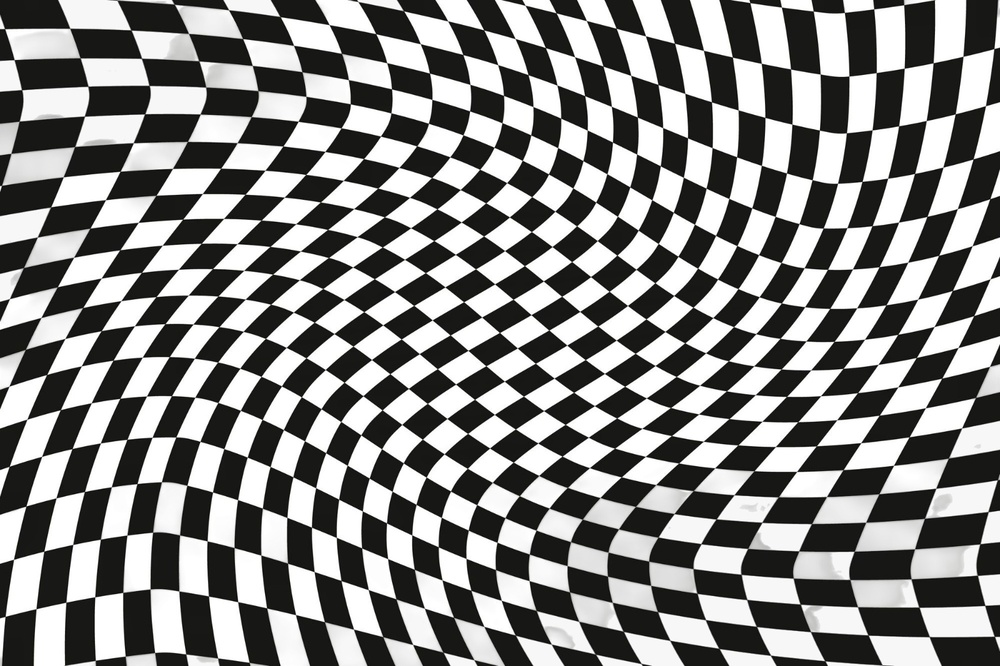
#> input picture gorsel.jpeg, 1000 x 666 px, shrunk from 1600 x 1066 before the run
$ python canny.py gorsel.jpeg
#> lines starting #> are read from the running program, lines starting #| are printed output that depends on the picture
import sys
import numpy as np
from PIL import Image


def to_grayscale(img):
    """RGB görüntüyü gri tonlamaya çevirir."""
    if img.ndim == 3:
        return 0.299 * img[..., 0] + 0.587 * img[..., 1] + 0.114 * img[..., 2]
    return img.astype(np.float64)


def convolve2d(image, kernel):
    """
    2B konvolüsyon.
    """
    kh, kw = kernel.shape
    ph, pw = kh // 2, kw // 2
    padded = np.pad(image, ((ph, ph), (pw, pw)), mode="edge")
    flipped = kernel[::-1, ::-1]
    out = np.zeros_like(image, dtype=np.float64)
    h, w = image.shape
    for i in range(kh):
        for j in range(kw):
            out += flipped[i, j] * padded[i:i + h, j:j + w]
    return out


# 1) Gürültü bastırma: 5x5 Gauss filtresi

def gaussian_kernel(size=5, sigma=1.4):
    """size x size boyutunda normalize edilmiş Gauss çekirdeği üretir."""
    ax = np.arange(size) - size // 2
    xx, yy = np.meshgrid(ax, ax)
    kernel = np.exp(-(xx ** 2 + yy ** 2) / (2.0 * sigma ** 2))
    return kernel / kernel.sum()


def gaussian_blur(image, size=5, sigma=1.4):
    """Görüntüyü 5x5 Gauss filtresiyle yumuşatır."""
    return convolve2d(image, gaussian_kernel(size, sigma))


# 2) Sobel ile gradyan hesaplama

def sobel_gradients(image):
    """
    Sobel filtreleriyle Gx, Gy hesaplar.

    """
    kx = np.array([[-1, 0, 1],
                   [-2, 0, 2],
                   [-1, 0, 1]], dtype=np.float64)
    ky = np.array([[-1, -2, -1],
                   [0, 0, 0],
                   [1, 2, 1]], dtype=np.float64)

    gx = convolve2d(image, kx)
    gy = convolve2d(image, ky)

    magnitude = np.hypot(gx, gy)
    direction = np.rad2deg(np.arctan2(gy, gx)) % 180  # 0-180 aralığı yeterli
    return magnitude, direction


# 3) Non-maximum suppression

def non_maximum_suppression(magnitude, direction):
    """
    Her pikseli gradyan yönündeki iki komşusuyla karşılaştırır.
    """
    h, w = magnitude.shape
    out = np.zeros_like(magnitude)
    padded = np.pad(magnitude, 1, mode="constant")

    for y in range(h):
        for x in range(w):
            angle = direction[y, x]
            py, px = y + 1, x + 1  # dolgulu görüntüdeki konum

            if angle < 22.5 or angle >= 157.5:        # 0°
                n1, n2 = padded[py, px - 1], padded[py, px + 1]
            elif angle < 67.5:                         # 45°
                n1, n2 = padded[py + 1, px - 1], padded[py - 1, px + 1]
            elif angle < 112.5:                        # 90°
                n1, n2 = padded[py - 1, px], padded[py + 1, px]
            else:                                      # 135°
                n1, n2 = padded[py - 1, px - 1], padded[py + 1, px + 1]

            if magnitude[y, x] >= n1 and magnitude[y, x] >= n2:
                out[y, x] = magnitude[y, x]
    return out


# 4) Hysteresis thresholding

def hysteresis_threshold(nms, low, high):
    """
    Çift eşikleme + bağlantı analizi.
    """
    h, w = nms.shape
    strong = nms >= high
    weak = (nms >= low) & ~strong

    edges = np.zeros((h, w), dtype=np.uint8)
    edges[strong] = 255

    stack = list(zip(*np.nonzero(strong)))
    while stack:
        y, x = stack.pop()
        for dy in (-1, 0, 1):
            for dx in (-1, 0, 1):
                ny, nx = y + dy, x + dx
                if 0 <= ny < h and 0 <= nx < w and weak[ny, nx] and edges[ny, nx] == 0:
                    edges[ny, nx] = 255
                    stack.append((ny, nx))
    return edges


# Tüm boru hattı

def canny(image, low_ratio=0.05, high_ratio=0.15, sigma=1.4):
    """
    Eşikler, maksimum gradyan şiddetinin oranı olarak verilir; böylece
    farklı görüntülerde aynı değerler makul çalışır.
    """
    gray = to_grayscale(image)
    blurred = gaussian_blur(gray, size=5, sigma=sigma)
    magnitude, direction = sobel_gradients(blurred)
    thin = non_maximum_suppression(magnitude, direction)

    max_val = thin.max() if thin.max() > 0 else 1.0
    edges = hysteresis_threshold(thin, low_ratio * max_val, high_ratio * max_val)
    return blurred, magnitude, thin, edges


def main():
    if len(sys.argv) < 2:
        print("Kullanım: python canny.py gorsel.jpg")
        sys.exit(1)

    img = np.array(Image.open(sys.argv[1]).convert("RGB"), dtype=np.float64)
    blurred, magnitude, thin, edges = canny(img)
#> in convolve2d, `padded = np.pad(image, ((ph, ph), (pw, pw)), mode="edge")`:
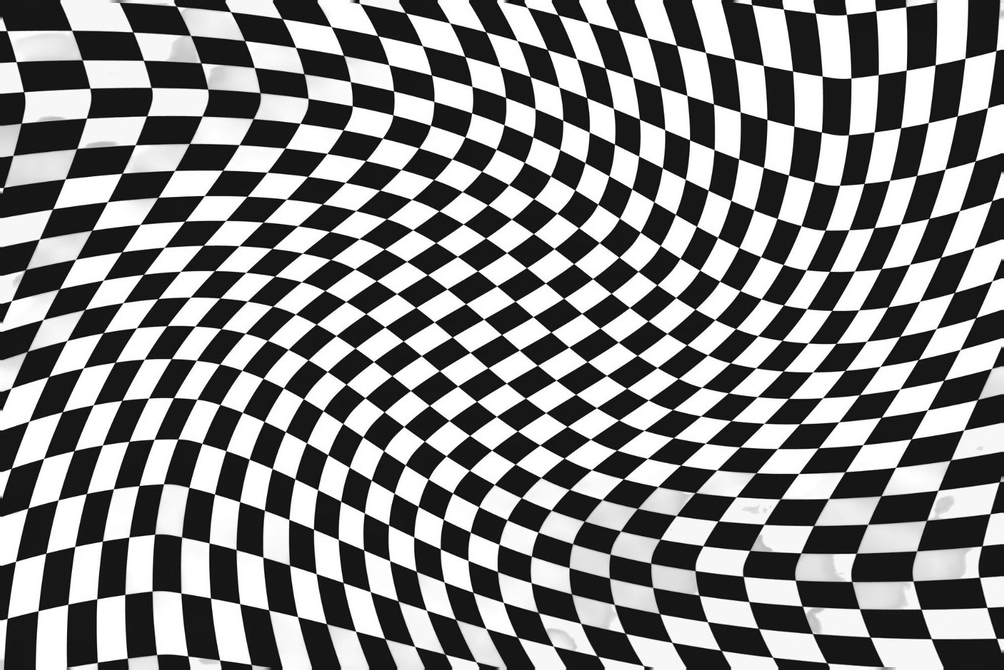
#> padded: shape (670, 1004) float64; min 0, max 255, mean 135
#> in convolve2d, `flipped = kernel[::-1, ::-1]`: flipped = [[0.0121, 0.0261, 0.0337, 0.0261, 0.0121], [0.0261, 0.0561, 0.0724, 0.0561, 0.0261], [0.0337, 0.0724, 0.0935, 0.0724, 0.0337], [0.0261, 0.0561, 0.0724, 0.0561, 0.0261], [0.0121, 0.0261, 0.0337, 0.0261, 0.0121]]
#> after the loop in convolve2d (call 3), `for i in range(kh):`:
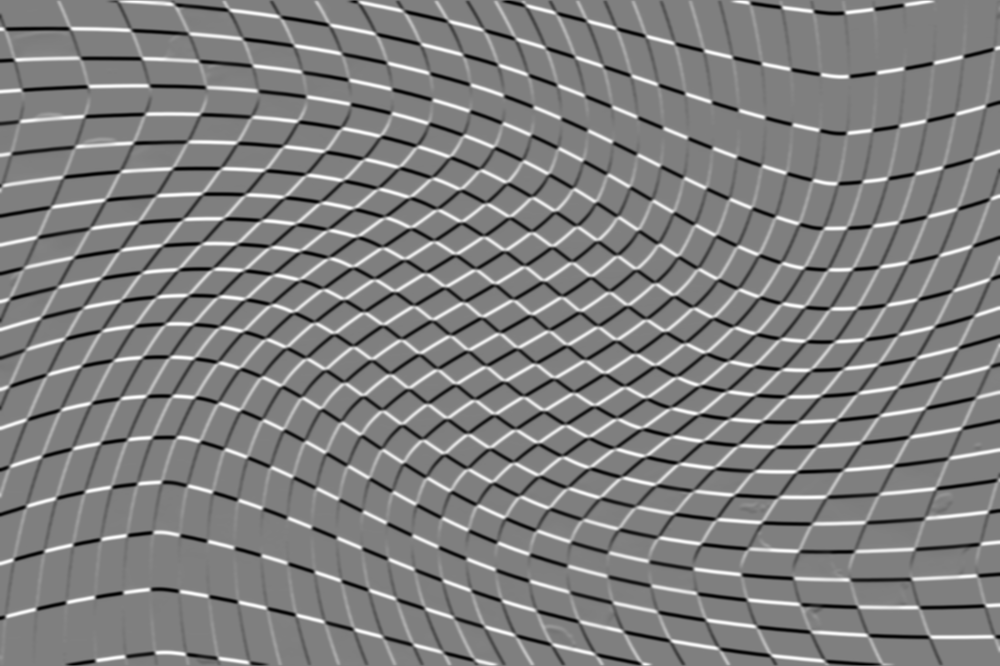
#> out: shape (666, 1000) float64; min -510.6, max 510.2, mean 0; drawn with min black and max white
#> in sobel_gradients, `direction = np.rad2deg(np.arctan2(gy, gx)) % 180`:
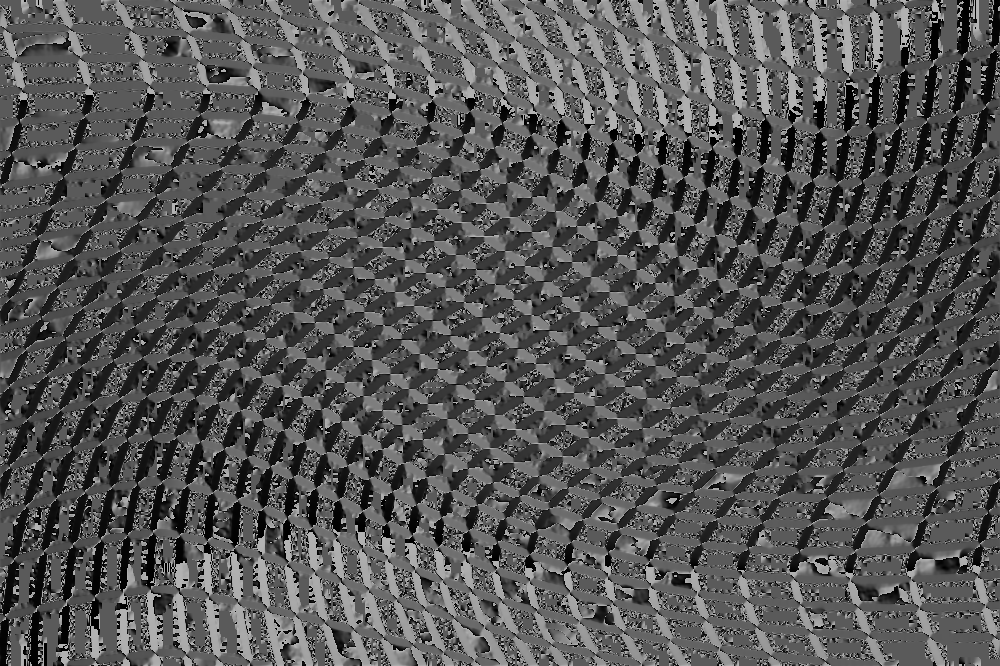
#> direction: shape (666, 1000) float64; min 0, max 180, mean 84.8
#> in non_maximum_suppression, `padded = np.pad(magnitude, 1, mode="constant")`:
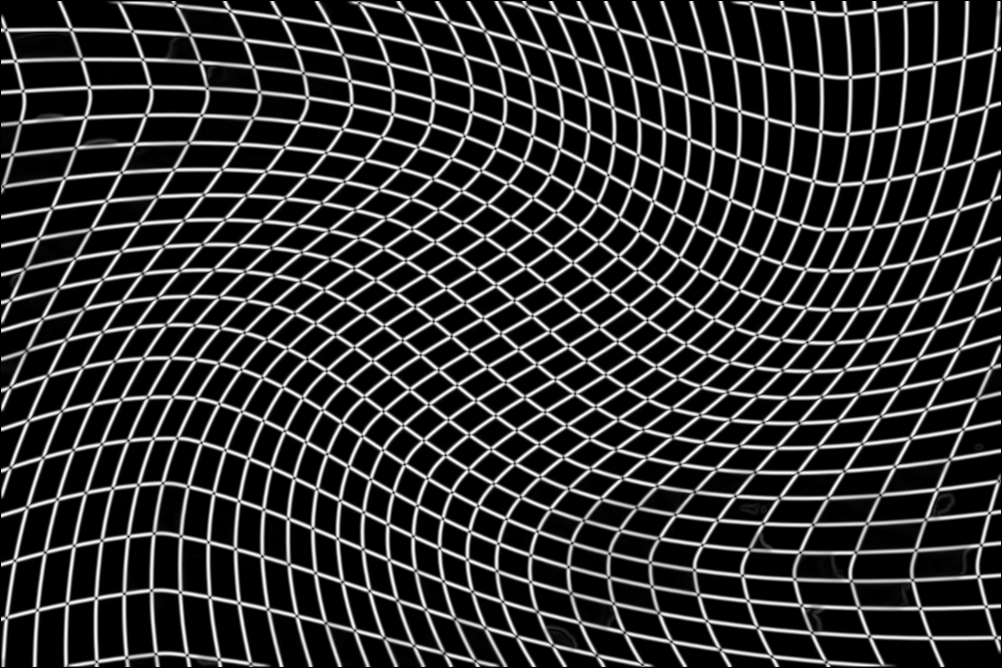
#> padded: shape (668, 1002) float64; min 0, max 527.1, mean 106.8; drawn with min black and max white
#> after the loop in non_maximum_suppression, `for y in range(h):`:
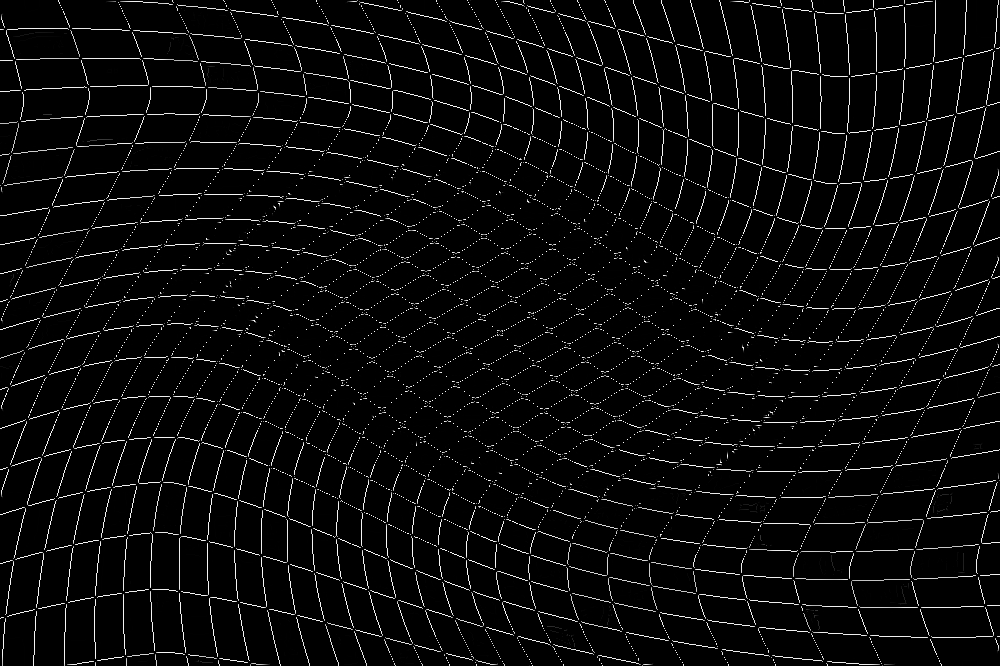
#> out: shape (666, 1000) float64; min 0, max 527.1, mean 22.3; drawn with min black and max white
#> in canny, `max_val = thin.max() if thin.max() > 0 else 1.0`: max_val = 527.1
#> in hysteresis_threshold, `strong = nms >= high`: strong: shape (666, 1000) bool; 4.7% white in thin lines or dots
#> in hysteresis_threshold, `weak = (nms >= low) & ~strong`:
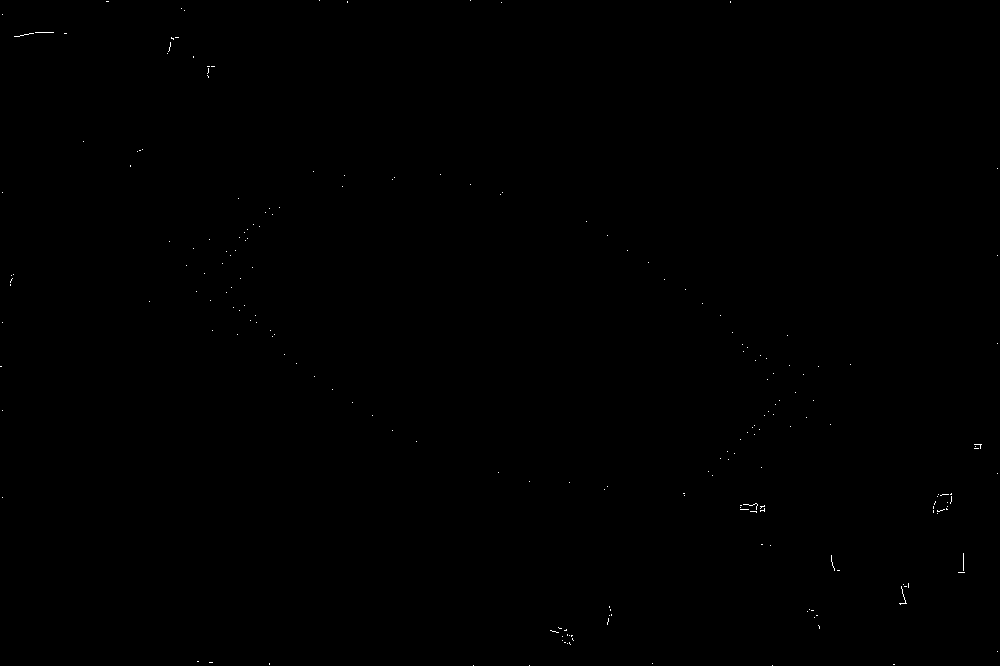
#> weak: shape (666, 1000) bool; 0.08% white in thin lines or dots
#> in hysteresis_threshold, `stack = list(zip(*np.nonzero(strong)))`: stack = 31487 items
#> the loop in hysteresis_threshold, `while stack:` made 31632 passes
#> (y, x) on passes 1 to 3: (665, 941), (665, 882), (665, 827)
#> after the loop in hysteresis_threshold, `while stack:`:
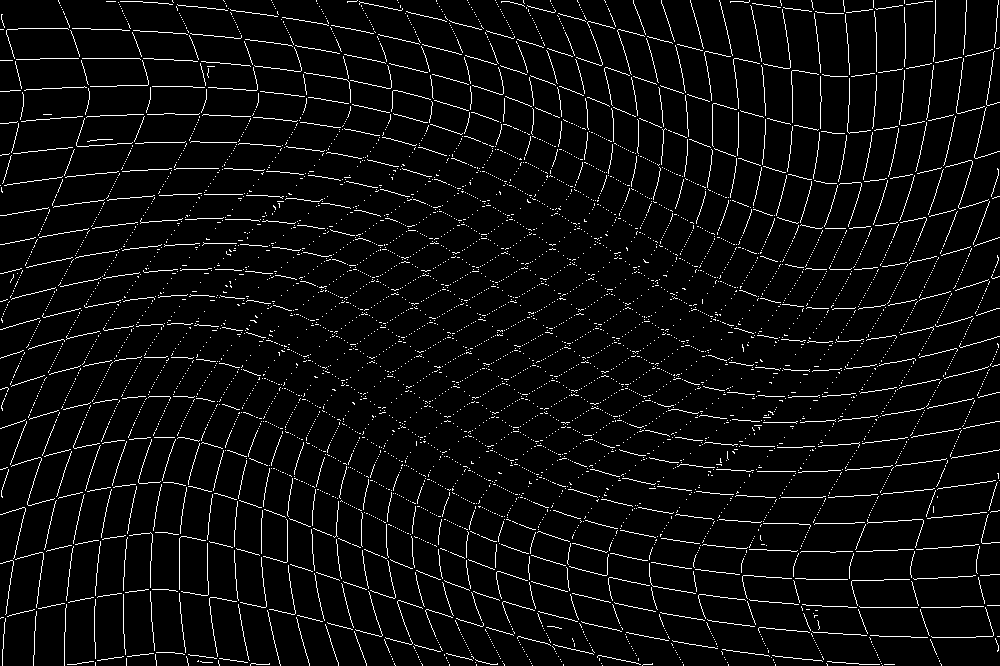
#> edges: shape (666, 1000); 4.7% white in thin lines or dots
#> after the loop in hysteresis_threshold, `while stack:`: stack = []

    import matplotlib.pyplot as plt
    titles = ["1) Gauss", "2) Sobel şiddeti", "3) NMS", "4) Hysteresis (sonuç)"]
    images = [blurred, magnitude, thin, edges]
    fig, axes = plt.subplots(1, 4, figsize=(16, 4))
    for ax, im, t in zip(axes, images, titles):
        ax.imshow(im, cmap="gray")
        ax.set_title(t)
        ax.axis("off")
#> this loop made 4 passes
#> t on passes 1 to 4: '1) Gauss', '2) Sobel şiddeti', '3) NMS', '4) Hysteresis (sonuç)'
    plt.tight_layout()
    plt.savefig("canny_sonuc.png", dpi=150)
    plt.show()


if __name__ == "__main__":
    main()
